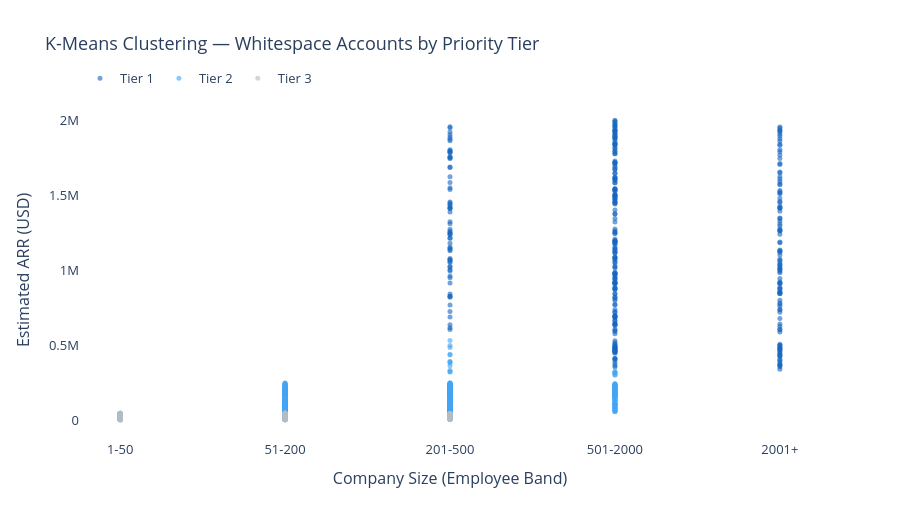

The notebook cell this image was saved under:
### Code cell
tier_colors = {"Tier 1": "#1565C0", "Tier 2": "#42A5F5", "Tier 3": "#B0BEC5"}

fig_scatter = go.Figure()

for tier in ["Tier 1", "Tier 2", "Tier 3"]:
    mask = whitespace_ml["tier"] == tier
    fig_scatter.add_trace(go.Scatter(
        x=whitespace_ml.loc[mask, "employee_band_num"],
        y=whitespace_ml.loc[mask, "estimated_arr"],
        mode="markers",
        name=tier,
        marker=dict(
            color=tier_colors[tier],
            size=5,
            opacity=0.6
        ),
        text=whitespace_ml.loc[mask, "segment"],
        hovertemplate="<b>%{text}</b><br>Employee Band: %{x}<br>Est ARR: $%{y:,.0f}<extra></extra>"
    ))

fig_scatter.update_layout(
    title="K-Means Clustering — Whitespace Accounts by Priority Tier",
    xaxis=dict(
        title="Company Size (Employee Band)",
        tickvals=[1, 2, 3, 4, 5],
        ticktext=["1-50", "51-200", "201-500", "501-2000", "2001+"]
    ),
    yaxis=dict(title="Estimated ARR (USD)"),
    height=520,
    font=dict(size=13),
    plot_bgcolor="white",
    paper_bgcolor="white",
    legend=dict(orientation="h", yanchor="bottom", y=1.02)
)

fig_scatter.show()
fig_scatter.write_image("../outputs/03_kmeans_scatter.png", width=900, height=520, scale=2)
print("Saved: ../outputs/03_kmeans_scatter.png")

### Figure 1 — Plotly figure (JSON) as saved in the notebook; plotly's stock layout.template omitted (floating-point values rounded to 4 significant figures; data arrays with more than 128 entries replaced by an {"elided": "..."} marker saying what was removed)
{"data": [{"hovertemplate": "<b>%{text}</b><br>Employee Band: %{x}<br>Est ARR: $%{y:,.0f}<extra></extra>", "marker": {"color": "#1565C0", "opacity": 0.6, "size": 5}, "mode": "markers", "name": "Tier 1", "text": {"elided": "363 str values"}, "type": "scatter", "x": {"elided": "363 int values"}, "y": {"elided": "363 float values"}}, {"hovertemplate": "<b>%{text}</b><br>Employee Band: %{x}<br>Est ARR: $%{y:,.0f}<extra></extra>", "marker": {"color": "#42A5F5", "opacity": 0.6, "size": 5}, "mode": "markers", "name": "Tier 2", "text": {"elided": "487 str values"}, "type": "scatter", "x": {"elided": "487 int values"}, "y": {"elided": "487 float values"}}, {"hovertemplate": "<b>%{text}</b><br>Employee Band: %{x}<br>Est ARR: $%{y:,.0f}<extra></extra>", "marker": {"color": "#B0BEC5", "opacity": 0.6, "size": 5}, "mode": "markers", "name": "Tier 3", "text": {"elided": "548 str values"}, "type": "scatter", "x": {"elided": "548 int values"}, "y": {"elided": "548 float values"}}], "layout": {"font": {"size": 13}, "height": 520, "legend": {"orientation": "h", "y": 1.02, "yanchor": "bottom"}, "paper_bgcolor": "white", "plot_bgcolor": "white", "title": {"text": "K-Means Clustering — Whitespace Accounts by Priority Tier"}, "xaxis": {"ticktext": ["1-50", "51-200", "201-500", "501-2000", "2001+"], "tickvals": [1, 2, 3, 4, 5], "title": {"text": "Company Size (Employee Band)"}}, "yaxis": {"title": {"text": "Estimated ARR (USD)"}}}}
